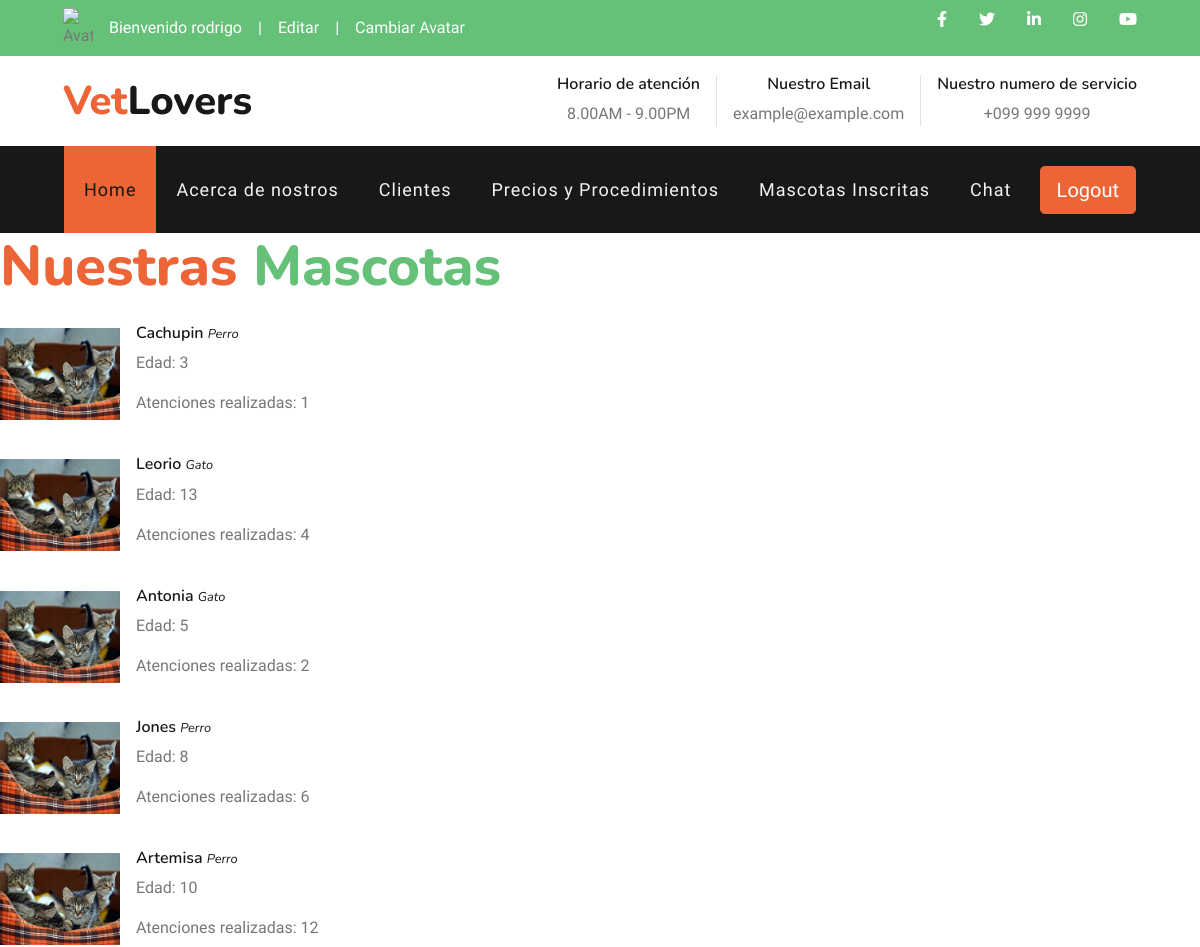
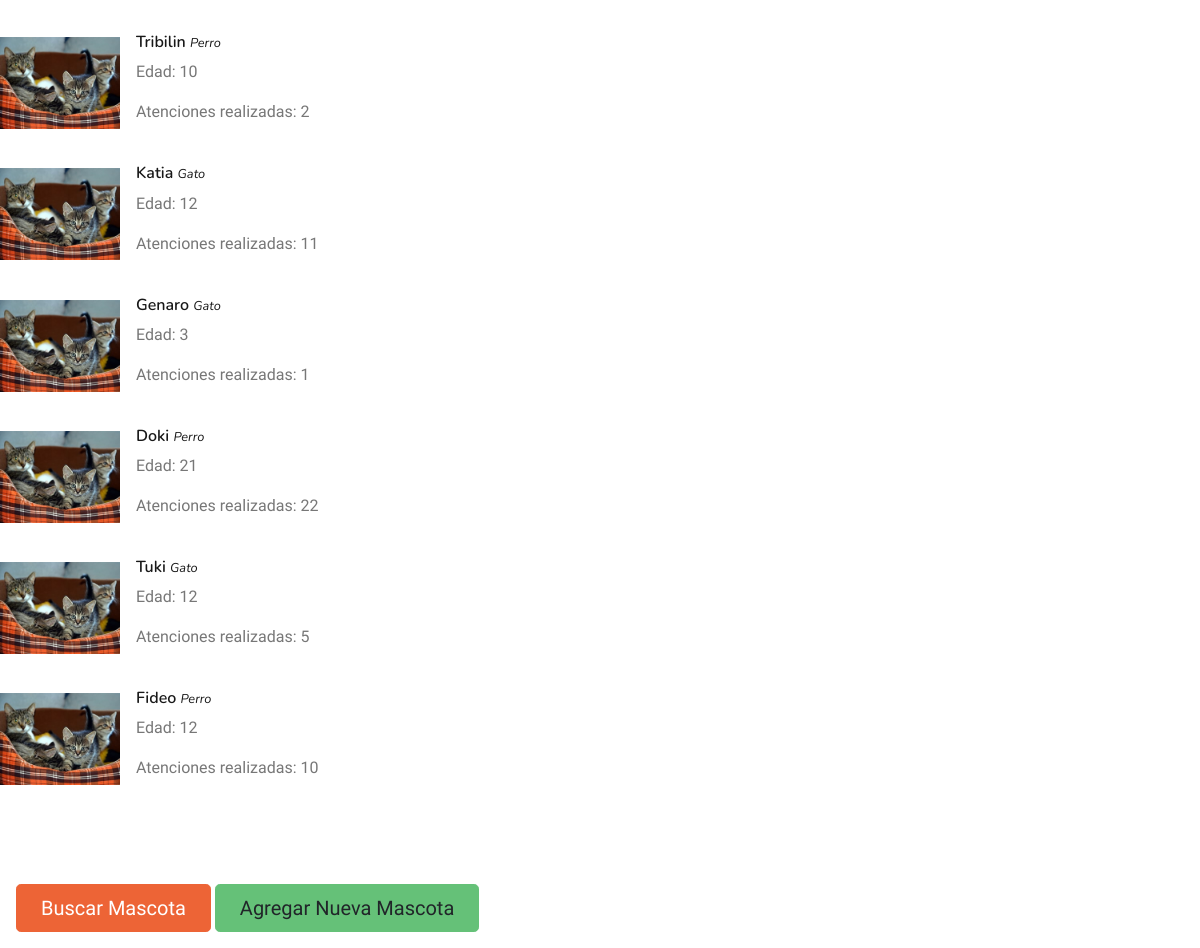
/mascotas/ (signed in), run on the app's committed database (2 pictures, top to bottom).
### productos/models.py (models this page shows, shortened)
class mascotas (models.Model):
    nombre_mascota = models.CharField(max_length=50)
    tipo = models.CharField(max_length=20)
    genero= models.CharField(max_length=20)
    edad= models.IntegerField()
    cantidad_consultas= models.IntegerField(default=1)

### productos/views.py (the view)
# urls.py: path("mascotas/", Mascotas, name= "mascotas"),
@login_required
def Mascotas(request):
    avatares= avatar.objects.filter(user=request.user.id)
    lista_mascotas = mascotas.objects.all
    return render(request, "productos/mascotas.html", {"mascotas": lista_mascotas, "url":avatares[0].imagen.url})

### productos/templates/productos/mascotas.html (shortened to what this page needs)
{% extends 'productos/base.html' %}
{% load static %}
{% block Contenido %}
    <h1 class="display-4 mb-4"><span class="text-primary">Nuestras</span> <span class="text-secondary">Mascotas</span></h1>
    <div class="mb-5">
        {% for m in mascotas %}
        <div class="media mb-4">
            <img src="{% static 'productos/img/about-3.jpg' %}" alt="Image" class="img-fluid mr-3 mt-1" style="width: 120px;">
            <div class="media-body">
                <h6>{{m.nombre_mascota}} <small><i>{{m.tipo}}</i></small></h6>
                <p>Edad: {{m.edad}}</p>
                <p>Atenciones realizadas: {{m.cantidad_consultas}}</p>
            </div>
        </div>
        {% endfor %}
    </div>
    <div class="p-3" style="max-width: 900px;">
        <a href="{% url 'buscarM' %}" class="btn btn-lg btn-primary mt-3 mt-md-4 px-4">Buscar Mascota</a>
        <a href="{% url 'mascotacrear' %}" class="btn btn-lg btn-secondary mt-3 mt-md-4 px-4">Agregar Nueva Mascota</a>
    </div>
{% endblock Contenido %}

### productos/templates/productos/Base.html (shortened to what this page needs)
<!DOCTYPE html>
<html lang="en">
<head>
    {% load static %}
    <link href="https://cdnjs.cloudflare.com/ajax/libs/font-awesome/5.10.0/css/all.min.css" rel="stylesheet">
    <link href="{% static 'productos/lib/flaticon/font/flaticon.css' %}" rel="stylesheet">
    <link href="{% static 'productos/lib/owlcarousel/assets/owl.carousel.min.css' %}" rel="stylesheet">
    <link href="{% static 'productos/lib/tempusdominus/css/tempusdominus-bootstrap-4.min.css' %}" rel="stylesheet" />
    <link href="{% static 'productos/css/style.css' %}" rel="stylesheet">
</head>
<body>
   <div class="container-fluid">
    <div class="row bg-secondary py-2 px-lg-5">
        <div class="col-lg-6 text-center text-lg-left mb-2 mb-lg-0">
            <div class="d-inline-flex align-items-center">
                {% if request.user.username %}
                <img src="{{url}}" alt="Avatar" style="width: 30px;">
                <a class="text-white px-3" href="">Bienvenido {{request.user.username}}</a>
                <span class="text-white">|</span>
                {% endif %}
                <a class="text-white px-3" href="{% url 'EditarUsuario' %}">Editar</a>
                <span class="text-white">|</span>
                <a class="text-white pl-3" href="{% url 'AgregarAvatar' %}">Cambiar Avatar</a>
            </div>
        </div>
        <div class="col-lg-6 text-center text-lg-right">
            <div class="d-inline-flex align-items-center">
                <a class="text-white px-3" href="">
                    <i class="fab fa-facebook-f"></i>
                </a>
                <a class="text-white px-3" href="">
                    <i class="fab fa-twitter"></i>
                </a>
                <a class="text-white px-3" href="">
                    <i class="fab fa-linkedin-in"></i>
                </a>
                <a class="text-white px-3" href="">
                    <i class="fab fa-instagram"></i>
                </a>
                <a class="text-white pl-3" href="">
                    <i class="fab fa-youtube"></i>
                </a>
            </div>
        </div>
    </div>
    <div class="row py-3 px-lg-5">
        <div class="col-lg-4">
            <a href="{% url 'inicio' %}" class="navbar-brand d-none d-lg-block">
                <h1 class="m-0 display-5 text-capitalize"><span class="text-primary">Vet</span>Lovers</h1>
            </a>
        </div>
        <div class="col-lg-8 text-center text-lg-right">
            <div class="d-inline-flex align-items-center">
                <div class="d-inline-flex flex-column text-center pr-3 border-right">
                    <h6>Horario de atención</h6>
                    <p class="m-0">8.00AM - 9.00PM</p>
                </div>
                <div class="d-inline-flex flex-column text-center px-3 border-right">
                    <h6>Nuestro Email</h6>
                    <p class="m-0">example@example.com</p>
                </div>
                <div class="d-inline-flex flex-column text-center pl-3">
                    <h6>Nuestro numero de servicio</h6>
                    <p class="m-0">+099 999 9999</p>
                </div>
            </div>
        </div>
    </div>
    </div>
    <div class="container-fluid p-0">
        <nav class="navbar navbar-expand-lg bg-dark navbar-dark py-3 py-lg-0 px-lg-5">
            <div class="collapse navbar-collapse justify-content-between px-3" id="navbarCollapse">
                <div class="navbar-nav mr-auto py-0">
                    <a href=" {% url 'inicio' %}" class="nav-item nav-link active">Home</a>
                    <a href=" {% url 'about' %}" class="nav-item nav-link">Acerca de nostros</a>
                    {% if  request.user.username %}
                    <a href="{% url 'clientes' %}" class="nav-item nav-link">Clientes</a>
                    <a href="{% url 'precios' %}" class="nav-item nav-link">Precios y Procedimientos</a>
                    <a href="{% url 'mascotas' %}" class="nav-item nav-link">Mascotas Inscritas</a>
                    <a href="{% url 'chat' %}" class="nav-item nav-link">Chat</a>
                    {% endif %}
                </div>
                {% if request.user.username %}
                <a href="{% url 'logout' %}" class="btn btn-lg btn-primary px-3 d-none d-lg-block">Logout</a>
                {% else %}
                <a href="{% url 'login' %}" class="btn btn-lg btn-primary px-3 d-none d-lg-block">Login</a>
                &nbsp
                <a href="{% url 'register' %}" class="btn btn-lg btn-secondary px-3 d-none d-lg-block">Registrate</a>
                {% endif %}
            </div>
        </nav>
    </div>
    {% block Contenido %}
    {% endblock Contenido %}
</body>
</html>

### data on the page
mascotas: nombre_mascota "Cachupin", tipo "Perro", edad "3", cantidad_consultas "1"
mascotas: nombre_mascota "Leorio", tipo "Gato", edad "13", cantidad_consultas "4"
mascotas: nombre_mascota "Antonia", tipo "Gato", edad "5", cantidad_consultas "2"
mascotas: nombre_mascota "Jones", tipo "Perro", edad "8", cantidad_consultas "6"
mascotas: nombre_mascota "Artemisa", tipo "Perro", edad "10", cantidad_consultas "12"
mascotas: nombre_mascota "Tribilin", tipo "Perro", edad "10", cantidad_consultas "2"
mascotas: nombre_mascota "Katia", tipo "Gato", edad "12", cantidad_consultas "11"
mascotas: nombre_mascota "Genaro", tipo "Gato", edad "3", cantidad_consultas "1"
mascotas: nombre_mascota "Doki", tipo "Perro", edad "21", cantidad_consultas "22"
mascotas: nombre_mascota "Tuki", tipo "Gato", edad "12", cantidad_consultas "5"
mascotas: nombre_mascota "Fideo", tipo "Perro", edad "12", cantidad_consultas "10"

### other printed values
{{ request.user.username }} "rodrigo"
